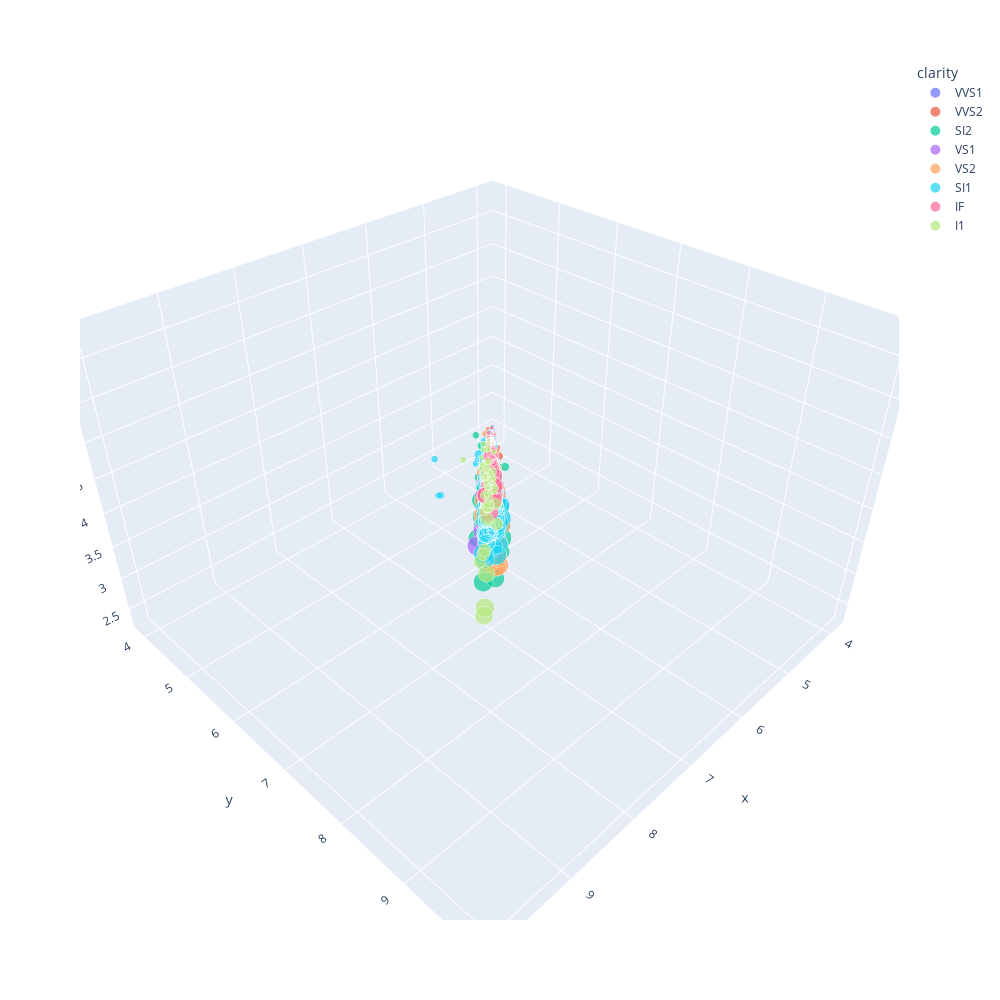

Source (notebook cell):
### Markdown cell above
### How do x, y, and z relate to each other?

### Code cell
plt.figure(figsize=(16, 16))
fig = px.scatter_3d(
    sample,
    x='x',
    y='y',
    z='z',
    color='clarity',
    size='price'
)
fig.update_layout(
    width=1000,
    height=1000
)

fig.show()

### Figure 1 — Plotly figure (JSON) as saved in the notebook; plotly's stock layout.template omitted (floating-point values rounded to 4 significant figures; data arrays with more than 128 entries replaced by an {"elided": "..."} marker saying what was removed)
{"data": [{"hovertemplate": "clarity=VVS1<br>x=%{x}<br>y=%{y}<br>z=%{z}<br>price=%{marker.size}<extra></extra>", "legendgroup": "VVS1", "marker": {"color": "#636efa", "size": {"elided": "219 int values"}, "sizemode": "area", "sizeref": 47.06, "symbol": "circle"}, "mode": "markers", "name": "VVS1", "scene": "scene", "showlegend": true, "type": "scatter3d", "x": {"elided": "219 float values"}, "y": {"elided": "219 float values"}, "z": {"elided": "219 float values"}}, {"hovertemplate": "clarity=VVS2<br>x=%{x}<br>y=%{y}<br>z=%{z}<br>price=%{marker.size}<extra></extra>", "legendgroup": "VVS2", "marker": {"color": "#EF553B", "size": {"elided": "278 int values"}, "sizemode": "area", "sizeref": 47.06, "symbol": "circle"}, "mode": "markers", "name": "VVS2", "scene": "scene", "showlegend": true, "type": "scatter3d", "x": {"elided": "278 float values"}, "y": {"elided": "278 float values"}, "z": {"elided": "278 float values"}}, {"hovertemplate": "clarity=SI2<br>x=%{x}<br>y=%{y}<br>z=%{z}<br>price=%{marker.size}<extra></extra>", "legendgroup": "SI2", "marker": {"color": "#00cc96", "size": {"elided": "535 int values"}, "sizemode": "area", "sizeref": 47.06, "symbol": "circle"}, "mode": "markers", "name": "SI2", "scene": "scene", "showlegend": true, "type": "scatter3d", "x": {"elided": "535 float values"}, "y": {"elided": "535 float values"}, "z": {"elided": "535 float values"}}, {"hovertemplate": "clarity=VS1<br>x=%{x}<br>y=%{y}<br>z=%{z}<br>price=%{marker.size}<extra></extra>", "legendgroup": "VS1", "marker": {"color": "#ab63fa", "size": {"elided": "459 int values"}, "sizemode": "area", "sizeref": 47.06, "symbol": "circle"}, "mode": "markers", "name": "VS1", "scene": "scene", "showlegend": true, "type": "scatter3d", "x": {"elided": "459 float values"}, "y": {"elided": "459 float values"}, "z": {"elided": "459 float values"}}, {"hovertemplate": "clarity=VS2<br>x=%{x}<br>y=%{y}<br>z=%{z}<br>price=%{marker.size}<extra></extra>", "legendgroup": "VS2", "marker": {"color": "#FFA15A", "size": {"elided": "677 int values"}, "sizemode": "area", "sizeref": 47.06, "symbol": "circle"}, "mode": "markers", "name": "VS2", "scene": "scene", "showlegend": true, "type": "scatter3d", "x": {"elided": "677 float values"}, "y": {"elided": "677 float values"}, "z": {"elided": "677 float values"}}, {"hovertemplate": "clarity=SI1<br>x=%{x}<br>y=%{y}<br>z=%{z}<br>price=%{marker.size}<extra></extra>", "legendgroup": "SI1", "marker": {"color": "#19d3f3", "size": {"elided": "701 int values"}, "sizemode": "area", "sizeref": 47.06, "symbol": "circle"}, "mode": "markers", "name": "SI1", "scene": "scene", "showlegend": true, "type": "scatter3d", "x": {"elided": "701 float values"}, "y": {"elided": "701 float values"}, "z": {"elided": "701 float values"}}, {"hovertemplate": "clarity=IF<br>x=%{x}<br>y=%{y}<br>z=%{z}<br>price=%{marker.size}<extra></extra>", "legendgroup": "IF", "marker": {"color": "#FF6692", "size": [1440, 925, 1052, 2570, 1033, 1060, 1052, 886, 1097, 918, 12196, 1254, 8120, 1063, 2317, 675, 874, 2154, 956, 10419, 772, 11511, 2057, 1304, 873, 924, 1050, 1177, 6607, 891, 886, 758, 13369, 11631, 789, 1122, 2084, 10065, 945, 988, 552, 1013, 891, 789, 945, 2287, 850, 796, 947, 956, 924, 14859, 1967, 11019, 766, 2882, 2120, 10332, 11269, 929, 863, 863, 895, 576, 1965, 678, 915, 895, 988, 1431, 863, 1133, 2438, 11500, 11025, 1243, 1064, 11846, 1733], "sizemode": "area", "sizeref": 47.06, "symbol": "circle"}, "mode": "markers", "name": "IF", "scene": "scene", "showlegend": true, "type": "scatter3d", "x": [5.16, 4.43, 4.57, 5.39, 4.6, 4.35, 4.46, 4.27, 4.32, 4.42, 7.33, 4.52, 6.35, 4.61, 5.42, 4.45, 4.31, 5.0, 4.28, 7.27, 4.36, 6.99, 5.49, 4.87, 4.35, 4.33, 4.75, 4.9, 5.5, 4.47, 4.25, 4.7, 7.34, 6.62, 4.38, 4.34, 5.25, 6.64, 4.54, 4.39, 4.07, 4.34, 4.38, 4.37, 4.69, 5.19, 4.33, 4.16, 4.55, 4.37, 4.36, 7.62, 5.23, 6.64, 4.4, 5.62, 5.26, 7.31, 6.41, 4.4, 4.3, 4.35, 4.24, 4.08, 5.41, 3.97, 4.38, 4.35, 4.38, 4.8, 4.31, 4.39, 5.44, 6.41, 6.65, 4.51, 4.71, 6.61, 4.96], "y": [5.27, 4.47, 4.55, 5.44, 4.64, 4.37, 4.42, 4.3, 4.3, 4.45, 7.38, 4.51, 6.31, 4.65, 5.48, 4.49, 4.34, 5.05, 4.24, 7.33, 4.39, 7.03, 5.58, 4.84, 4.38, 4.36, 4.71, 4.95, 5.47, 4.46, 4.28, 4.74, 7.25, 6.68, 4.4, 4.3, 5.31, 6.6, 4.52, 4.34, 4.1, 4.3, 4.4, 4.41, 4.72, 5.2, 4.36, 4.19, 4.6, 4.33, 4.39, 7.59, 5.31, 6.7, 4.44, 5.65, 5.34, 7.21, 6.43, 4.44, 4.33, 4.39, 4.3, 4.1, 5.38, 4.0, 4.44, 4.39, 4.34, 4.77, 4.34, 4.36, 5.47, 6.47, 6.62, 4.49, 4.76, 6.68, 4.93], "z": [3.19, 2.75, 2.64, 3.36, 2.88, 2.7, 2.75, 2.66, 2.59, 2.74, 4.6, 2.81, 3.99, 2.79, 3.36, 2.76, 2.69, 3.12, 2.72, 4.54, 2.71, 4.22, 3.33, 3.02, 2.66, 2.68, 2.94, 3.05, 3.43, 2.75, 2.67, 2.95, 4.6, 4.08, 2.73, 2.69, 3.13, 4.06, 2.83, 2.69, 2.45, 2.68, 2.69, 2.69, 2.93, 3.16, 2.68, 2.58, 2.83, 2.67, 2.71, 4.68, 3.12, 3.96, 2.64, 3.54, 3.26, 4.57, 4.08, 2.69, 2.68, 2.66, 2.69, 2.5, 3.3, 2.45, 2.73, 2.63, 2.69, 2.95, 2.7, 2.67, 3.38, 4.03, 3.97, 2.79, 2.84, 4.09, 3.07]}, {"hovertemplate": "clarity=I1<br>x=%{x}<br>y=%{y}<br>z=%{z}<br>price=%{marker.size}<extra></extra>", "legendgroup": "I1", "marker": {"color": "#B6E880", "size": [2464, 7197, 1932, 7421, 2080, 13156, 1138, 7834, 6962, 4677, 3377, 5993, 3528, 2723, 3984, 1069, 1758, 2239, 15984, 630, 5412, 490, 3572, 3360, 3541, 7294, 3745, 3017, 2143, 1168, 2376, 3300, 2316, 2195, 3203, 2846, 2257, 2357, 3205, 2925, 1805, 1739, 7226, 2342, 2815, 1138, 5695, 3457, 1020, 3504, 3942, 15223], "sizemode": "area", "sizeref": 47.06, "symbol": "circle"}, "mode": "markers", "name": "I1", "scene": "scene", "showlegend": true, "type": "scatter3d", "x": [6.29, 7.63, 6.39, 8.31, 6.59, 9.04, 5.8, 8.13, 7.71, 7.62, 6.42, 7.5, 6.91, 6.39, 6.76, 5.65, 6.04, 6.47, 10.01, 4.68, 7.31, 4.45, 6.91, 6.35, 7.43, 8.3, 6.69, 6.75, 6.09, 5.37, 6.65, 6.32, 6.18, 6.32, 6.45, 6.25, 6.42, 6.08, 6.61, 6.9, 6.2, 6.38, 8.71, 6.7, 6.55, 5.76, 7.39, 7.4, 5.07, 7.18, 6.7, 10.02], "y": [6.32, 7.58, 6.32, 8.22, 6.56, 8.98, 5.63, 8.07, 7.8, 7.59, 6.44, 7.47, 6.86, 6.28, 6.72, 5.48, 5.91, 6.33, 9.94, 4.64, 7.39, 4.41, 6.87, 6.32, 7.35, 8.19, 6.65, 6.69, 6.05, 5.43, 6.59, 6.35, 6.16, 6.26, 6.47, 6.18, 6.3, 6.02, 6.67, 6.79, 6.08, 5.88, 8.56, 6.65, 6.5, 5.57, 7.36, 7.28, 5.03, 7.13, 6.74, 9.94], "z": [3.76, 4.77, 3.84, 4.91, 3.99, 5.49, 3.52, 5.12, 4.69, 4.8, 4.0, 5.04, 4.21, 3.91, 4.19, 3.48, 4.0, 4.13, 6.31, 2.95, 4.54, 2.69, 4.15, 3.99, 4.52, 4.84, 4.15, 4.05, 3.9, 3.42, 4.31, 3.99, 3.82, 3.88, 3.98, 3.99, 3.99, 4.07, 4.05, 4.14, 4.22, 3.98, 5.19, 3.74, 3.94, 3.39, 4.52, 4.42, 3.14, 4.65, 4.1, 6.24]}], "layout": {"height": 1000, "legend": {"itemsizing": "constant", "title": {"text": "clarity"}, "tracegroupgap": 0}, "margin": {"t": 60}, "scene": {"domain": {"x": [0, 1], "y": [0, 1]}, "xaxis": {"title": {"text": "x"}}, "yaxis": {"title": {"text": "y"}}, "zaxis": {"title": {"text": "z"}}}, "width": 1000}}
